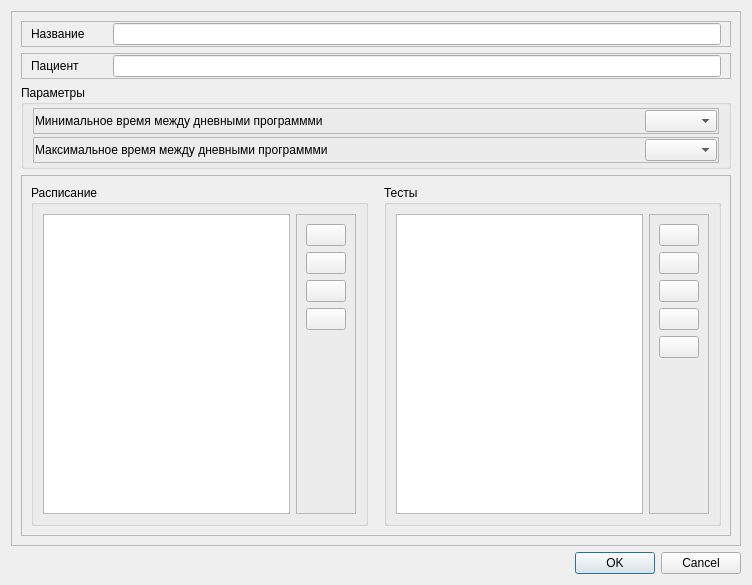
<?xml version="1.0" encoding="UTF-8"?>
<ui version="4.0">
 <class>ActivePersonalProgramEditor</class>
 <widget class="QDialog" name="ActivePersonalProgramEditor">
  <property name="geometry">
   <rect>
    <x>0</x>
    <y>0</y>
    <width>752</width>
    <height>585</height>
   </rect>
  </property>
  <property name="windowTitle">
   <string>Персональный план пациента</string>
  </property>
  <layout class="QVBoxLayout" name="verticalLayout">
   <item>
    <widget class="QFrame" name="frMain">
     <property name="frameShape">
      <enum>QFrame::StyledPanel</enum>
     </property>
     <property name="frameShadow">
      <enum>QFrame::Raised</enum>
     </property>
     <layout class="QVBoxLayout" name="verticalLayout_2">
      <item>
       <widget class="QFrame" name="frName">
        <property name="sizePolicy">
         <sizepolicy hsizetype="Preferred" vsizetype="Fixed">
          <horstretch>0</horstretch>
          <verstretch>0</verstretch>
         </sizepolicy>
        </property>
        <property name="frameShape">
         <enum>QFrame::StyledPanel</enum>
        </property>
        <property name="frameShadow">
         <enum>QFrame::Raised</enum>
        </property>
        <layout class="QHBoxLayout" name="horizontalLayout">
         <property name="spacing">
          <number>2</number>
         </property>
         <property name="topMargin">
          <number>1</number>
         </property>
         <property name="bottomMargin">
          <number>1</number>
         </property>
         <item>
          <widget class="QLabel" name="lblName">
           <property name="minimumSize">
            <size>
             <width>80</width>
             <height>0</height>
            </size>
           </property>
           <property name="text">
            <string>Название</string>
           </property>
          </widget>
         </item>
         <item>
          <widget class="QLineEdit" name="edName">
           <property name="readOnly">
            <bool>true</bool>
           </property>
          </widget>
         </item>
        </layout>
       </widget>
      </item>
      <item>
       <widget class="QFrame" name="frPatient">
        <property name="sizePolicy">
         <sizepolicy hsizetype="Preferred" vsizetype="Fixed">
          <horstretch>0</horstretch>
          <verstretch>0</verstretch>
         </sizepolicy>
        </property>
        <property name="frameShape">
         <enum>QFrame::StyledPanel</enum>
        </property>
        <property name="frameShadow">
         <enum>QFrame::Raised</enum>
        </property>
        <layout class="QHBoxLayout" name="horizontalLayout_2">
         <property name="spacing">
          <number>2</number>
         </property>
         <property name="topMargin">
          <number>1</number>
         </property>
         <property name="bottomMargin">
          <number>1</number>
         </property>
         <item>
          <widget class="QLabel" name="lblPatient">
           <property name="minimumSize">
            <size>
             <width>80</width>
             <height>0</height>
            </size>
           </property>
           <property name="text">
            <string>Пациент</string>
           </property>
          </widget>
         </item>
         <item>
          <widget class="QLineEdit" name="edPatient">
           <property name="readOnly">
            <bool>true</bool>
           </property>
          </widget>
         </item>
        </layout>
       </widget>
      </item>
      <item>
       <widget class="QGroupBox" name="gbParametrs">
        <property name="sizePolicy">
         <sizepolicy hsizetype="Preferred" vsizetype="Fixed">
          <horstretch>0</horstretch>
          <verstretch>0</verstretch>
         </sizepolicy>
        </property>
        <property name="title">
         <string>Параметры</string>
        </property>
        <layout class="QVBoxLayout" name="verticalLayout_3">
         <property name="spacing">
          <number>3</number>
         </property>
         <property name="leftMargin">
          <number>9</number>
         </property>
         <property name="topMargin">
          <number>3</number>
         </property>
         <property name="bottomMargin">
          <number>3</number>
         </property>
         <item>
          <widget class="QFrame" name="frame">
           <property name="frameShape">
            <enum>QFrame::StyledPanel</enum>
           </property>
           <property name="frameShadow">
            <enum>QFrame::Raised</enum>
           </property>
           <layout class="QHBoxLayout" name="horizontalLayout_3">
            <property name="spacing">
             <number>2</number>
            </property>
            <property name="leftMargin">
             <number>1</number>
            </property>
            <property name="topMargin">
             <number>1</number>
            </property>
            <property name="rightMargin">
             <number>1</number>
            </property>
            <property name="bottomMargin">
             <number>1</number>
            </property>
            <item>
             <widget class="QLabel" name="lblMinTimeBetweenDP">
              <property name="text">
               <string>Минимальное время между дневными программми</string>
              </property>
             </widget>
            </item>
            <item>
             <spacer name="horizontalSpacer">
              <property name="orientation">
               <enum>Qt::Horizontal</enum>
              </property>
              <property name="sizeHint" stdset="0">
               <size>
                <width>40</width>
                <height>20</height>
               </size>
              </property>
             </spacer>
            </item>
            <item>
             <widget class="QComboBox" name="cbMinTimeBetweenDP"/>
            </item>
           </layout>
          </widget>
         </item>
         <item>
          <widget class="QFrame" name="frame_2">
           <property name="frameShape">
            <enum>QFrame::StyledPanel</enum>
           </property>
           <property name="frameShadow">
            <enum>QFrame::Raised</enum>
           </property>
           <layout class="QHBoxLayout" name="horizontalLayout_4">
            <property name="spacing">
             <number>2</number>
            </property>
            <property name="leftMargin">
             <number>1</number>
            </property>
            <property name="topMargin">
             <number>1</number>
            </property>
            <property name="rightMargin">
             <number>1</number>
            </property>
            <property name="bottomMargin">
             <number>1</number>
            </property>
            <item>
             <widget class="QLabel" name="lblMaxTimeBetweenDP">
              <property name="text">
               <string>Максимальное время между дневными программми</string>
              </property>
             </widget>
            </item>
            <item>
             <spacer name="horizontalSpacer_2">
              <property name="orientation">
               <enum>Qt::Horizontal</enum>
              </property>
              <property name="sizeHint" stdset="0">
               <size>
                <width>40</width>
                <height>20</height>
               </size>
              </property>
             </spacer>
            </item>
            <item>
             <widget class="QComboBox" name="cbMaxTimeBetweenDP"/>
            </item>
           </layout>
          </widget>
         </item>
        </layout>
       </widget>
      </item>
      <item>
       <widget class="QFrame" name="frSchedule">
        <property name="frameShape">
         <enum>QFrame::StyledPanel</enum>
        </property>
        <property name="frameShadow">
         <enum>QFrame::Raised</enum>
        </property>
        <layout class="QHBoxLayout" name="horizontalLayout_7">
         <item>
          <widget class="QGroupBox" name="gbSchedule">
           <property name="title">
            <string>Расписание</string>
           </property>
           <layout class="QHBoxLayout" name="horizontalLayout_5">
            <item>
             <widget class="QTableView" name="tvSchedule">
              <attribute name="horizontalHeaderDefaultSectionSize">
               <number>300</number>
              </attribute>
             </widget>
            </item>
            <item>
             <widget class="QFrame" name="frScheduleButtons">
              <property name="sizePolicy">
               <sizepolicy hsizetype="Fixed" vsizetype="Preferred">
                <horstretch>0</horstretch>
                <verstretch>0</verstretch>
               </sizepolicy>
              </property>
              <property name="frameShape">
               <enum>QFrame::StyledPanel</enum>
              </property>
              <property name="frameShadow">
               <enum>QFrame::Raised</enum>
              </property>
              <layout class="QVBoxLayout" name="verticalLayout_4">
               <item>
                <widget class="QPushButton" name="btnPPAddDP">
                 <property name="toolTip">
                  <string>Добавить тест в дневную программу...</string>
                 </property>
                 <property name="text">
                  <string/>
                 </property>
                 <property name="icon">
                  <iconset resource="../../kernel.qrc">
                   <normaloff>:/images/Plus_Easy.png</normaloff>:/images/Plus_Easy.png</iconset>
                 </property>
                 <property name="iconSize">
                  <size>
                   <width>32</width>
                   <height>32</height>
                  </size>
                 </property>
                </widget>
               </item>
               <item>
                <widget class="QPushButton" name="btnPPDelDP">
                 <property name="toolTip">
                  <string>Удалить тест из дневной программе...</string>
                 </property>
                 <property name="text">
                  <string/>
                 </property>
                 <property name="icon">
                  <iconset resource="../../kernel.qrc">
                   <normaloff>:/images/Close.png</normaloff>:/images/Close.png</iconset>
                 </property>
                 <property name="iconSize">
                  <size>
                   <width>32</width>
                   <height>32</height>
                  </size>
                 </property>
                </widget>
               </item>
               <item>
                <widget class="QPushButton" name="btnPPDPUp">
                 <property name="toolTip">
                  <string>Переместить тест на один шак к началу программы</string>
                 </property>
                 <property name="text">
                  <string/>
                 </property>
                 <property name="icon">
                  <iconset resource="../../kernel.qrc">
                   <normaloff>:/images/Up_Easy.png</normaloff>:/images/Up_Easy.png</iconset>
                 </property>
                 <property name="iconSize">
                  <size>
                   <width>32</width>
                   <height>32</height>
                  </size>
                 </property>
                </widget>
               </item>
               <item>
                <widget class="QPushButton" name="btnPPDPDn">
                 <property name="toolTip">
                  <string>Переместить тест на один шак к концу программы</string>
                 </property>
                 <property name="text">
                  <string/>
                 </property>
                 <property name="icon">
                  <iconset resource="../../kernel.qrc">
                   <normaloff>:/images/Down_Easy.png</normaloff>:/images/Down_Easy.png</iconset>
                 </property>
                 <property name="iconSize">
                  <size>
                   <width>32</width>
                   <height>32</height>
                  </size>
                 </property>
                </widget>
               </item>
               <item>
                <spacer name="verticalSpacer">
                 <property name="orientation">
                  <enum>Qt::Vertical</enum>
                 </property>
                 <property name="sizeHint" stdset="0">
                  <size>
                   <width>20</width>
                   <height>40</height>
                  </size>
                 </property>
                </spacer>
               </item>
              </layout>
             </widget>
            </item>
           </layout>
          </widget>
         </item>
         <item>
          <spacer name="horizontalSpacer_3">
           <property name="orientation">
            <enum>Qt::Horizontal</enum>
           </property>
           <property name="sizeType">
            <enum>QSizePolicy::Fixed</enum>
           </property>
           <property name="sizeHint" stdset="0">
            <size>
             <width>10</width>
             <height>20</height>
            </size>
           </property>
          </spacer>
         </item>
         <item>
          <widget class="QGroupBox" name="gbTests">
           <property name="title">
            <string>Тесты</string>
           </property>
           <layout class="QHBoxLayout" name="horizontalLayout_6">
            <item>
             <widget class="QTreeView" name="tvTests"/>
            </item>
            <item>
             <widget class="QFrame" name="frTestsButtons">
              <property name="sizePolicy">
               <sizepolicy hsizetype="Fixed" vsizetype="Preferred">
                <horstretch>0</horstretch>
                <verstretch>0</verstretch>
               </sizepolicy>
              </property>
              <property name="frameShape">
               <enum>QFrame::StyledPanel</enum>
              </property>
              <property name="frameShadow">
               <enum>QFrame::Raised</enum>
              </property>
              <layout class="QVBoxLayout" name="verticalLayout_5">
               <item>
                <widget class="QPushButton" name="btnDPAddTest">
                 <property name="toolTip">
                  <string>Добавить тест в дневную программу...</string>
                 </property>
                 <property name="text">
                  <string/>
                 </property>
                 <property name="icon">
                  <iconset resource="../../kernel.qrc">
                   <normaloff>:/images/Plus_Easy.png</normaloff>:/images/Plus_Easy.png</iconset>
                 </property>
                 <property name="iconSize">
                  <size>
                   <width>32</width>
                   <height>32</height>
                  </size>
                 </property>
                </widget>
               </item>
               <item>
                <widget class="QPushButton" name="btnDPEditTestParams">
                 <property name="toolTip">
                  <string>Редактировать параметры теста в дневной программе...</string>
                 </property>
                 <property name="text">
                  <string/>
                 </property>
                 <property name="icon">
                  <iconset resource="../../kernel.qrc">
                   <normaloff>:/images/Edit_Easy.png</normaloff>:/images/Edit_Easy.png</iconset>
                 </property>
                 <property name="iconSize">
                  <size>
                   <width>32</width>
                   <height>32</height>
                  </size>
                 </property>
                </widget>
               </item>
               <item>
                <widget class="QPushButton" name="btnDPDelTest">
                 <property name="toolTip">
                  <string>Удалить тест из дневной программе...</string>
                 </property>
                 <property name="text">
                  <string/>
                 </property>
                 <property name="icon">
                  <iconset resource="../../kernel.qrc">
                   <normaloff>:/images/Close.png</normaloff>:/images/Close.png</iconset>
                 </property>
                 <property name="iconSize">
                  <size>
                   <width>32</width>
                   <height>32</height>
                  </size>
                 </property>
                </widget>
               </item>
               <item>
                <widget class="QPushButton" name="btnDPTestUp">
                 <property name="toolTip">
                  <string>Переместить тест на один шак к началу программы</string>
                 </property>
                 <property name="text">
                  <string/>
                 </property>
                 <property name="icon">
                  <iconset resource="../../kernel.qrc">
                   <normaloff>:/images/Up_Easy.png</normaloff>:/images/Up_Easy.png</iconset>
                 </property>
                 <property name="iconSize">
                  <size>
                   <width>32</width>
                   <height>32</height>
                  </size>
                 </property>
                </widget>
               </item>
               <item>
                <widget class="QPushButton" name="btnDPTestDn">
                 <property name="toolTip">
                  <string>Переместить тест на один шак к концу программы</string>
                 </property>
                 <property name="text">
                  <string/>
                 </property>
                 <property name="icon">
                  <iconset resource="../../kernel.qrc">
                   <normaloff>:/images/Down_Easy.png</normaloff>:/images/Down_Easy.png</iconset>
                 </property>
                 <property name="iconSize">
                  <size>
                   <width>32</width>
                   <height>32</height>
                  </size>
                 </property>
                </widget>
               </item>
               <item>
                <spacer name="verticalSpacer_2">
                 <property name="orientation">
                  <enum>Qt::Vertical</enum>
                 </property>
                 <property name="sizeHint" stdset="0">
                  <size>
                   <width>20</width>
                   <height>40</height>
                  </size>
                 </property>
                </spacer>
               </item>
              </layout>
             </widget>
            </item>
           </layout>
          </widget>
         </item>
        </layout>
       </widget>
      </item>
     </layout>
    </widget>
   </item>
   <item>
    <widget class="QDialogButtonBox" name="buttonBox">
     <property name="orientation">
      <enum>Qt::Horizontal</enum>
     </property>
     <property name="standardButtons">
      <set>QDialogButtonBox::Cancel|QDialogButtonBox::Ok</set>
     </property>
    </widget>
   </item>
  </layout>
 </widget>
 <resources>
  <include location="../../kernel.qrc"/>
 </resources>
 <connections>
  <connection>
   <sender>buttonBox</sender>
   <signal>accepted()</signal>
   <receiver>ActivePersonalProgramEditor</receiver>
   <slot>accept()</slot>
   <hints>
    <hint type="sourcelabel">
     <x>248</x>
     <y>254</y>
    </hint>
    <hint type="destinationlabel">
     <x>157</x>
     <y>274</y>
    </hint>
   </hints>
  </connection>
  <connection>
   <sender>buttonBox</sender>
   <signal>rejected()</signal>
   <receiver>ActivePersonalProgramEditor</receiver>
   <slot>reject()</slot>
   <hints>
    <hint type="sourcelabel">
     <x>316</x>
     <y>260</y>
    </hint>
    <hint type="destinationlabel">
     <x>286</x>
     <y>274</y>
    </hint>
   </hints>
  </connection>
 </connections>
</ui>
